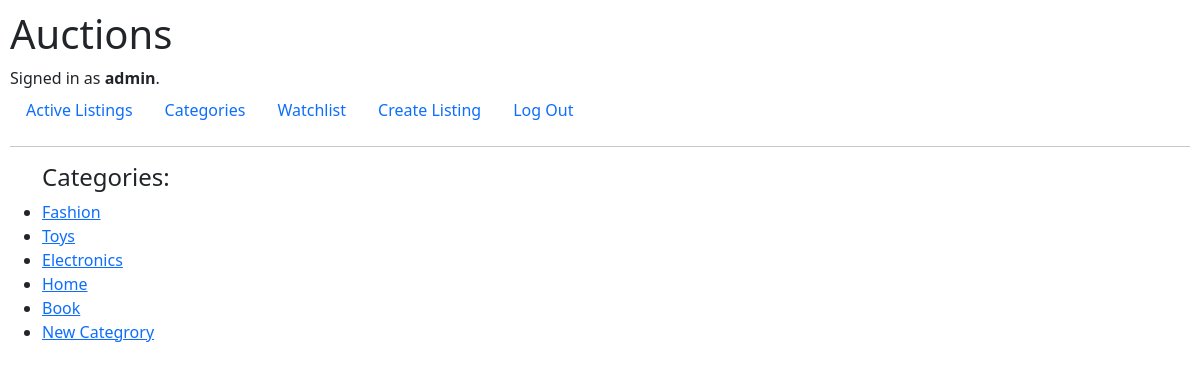
The page /categories (signed in) on the database its author committed.
### auctions/models.py (models this page shows, shortened)
class User(AbstractUser):
    def __str__(self):
        return self.username

class Category(models.Model):
    name = models.CharField(max_length=64)

### auctions/views.py (the view)
# urls.py: path("categories", views.categories, name="categories"),
def categories(request):
    return render(request, "auctions/categories.html", {
        "categories": Category.objects.all()
    })

### auctions/templates/auctions/categories.html (shortened to what this page needs)
{% extends "auctions/layout.html" %}
{% block body %}
	<div>
		<ul>
			<h4>Categories:</h4>
			{% for category in categories %}
				<div>
					<li>
						<a href="{% url 'category' category.name %}">{{ category.name }}</a>
					</li>
				</div>
			{% empty %}
				No Category available.
			{% endfor %}
		</ul>
	</div>
{% endblock %}

### auctions/templates/auctions/layout.html (shortened to what this page needs)
{% load static %}
<!DOCTYPE html>
<html lang="en">
    <head>
        {% load django_bootstrap5 %}
        {% bootstrap_css %}
        <link href="{% static 'auctions/styles.css' %}" rel="stylesheet">
    </head>
    <body>
        <h1>Auctions</h1>
        <div>
            {% if user.is_authenticated %}
                Signed in as <strong>{{ user.username }}</strong>.
            {% else %}
                Not signed in.
            {% endif %}
        </div>
        <ul class="nav">
            <li class="nav-item">
                <a class="nav-link" href="{% url 'index' %}">Active Listings</a>
            </li>
            <li class="nav-item">
                <a class="nav-link" href="{% url 'categories' %}">Categories</a>
            </li>
            {% if user.is_authenticated %}
                <li class="nav-item">
                    <a class="nav-link" href="{% url 'watchlist' %}">Watchlist</a>
                </li>
                <li class="nav-item">
                    <a class="nav-link" href="{% url 'create-listing' %}">Create Listing</a>
                </li>
                <li class="nav-item">
                    <a class="nav-link" href="{% url 'logout' %}">Log Out</a>
                </li>
            {% endif %}
        </ul>
        <hr>
        {% block body %}
        {% endblock %}
    </body>
</html>

### auctions/static/auctions/styles.css (style rules this page uses)
body { padding: 10px; }

### rows shown on the page
User: username "admin"
Category: name "Fashion"
Category: name "Toys"
Category: name "Electronics"
Category: name "Home"
Category: name "Book"
Category: name "New Categrory"
